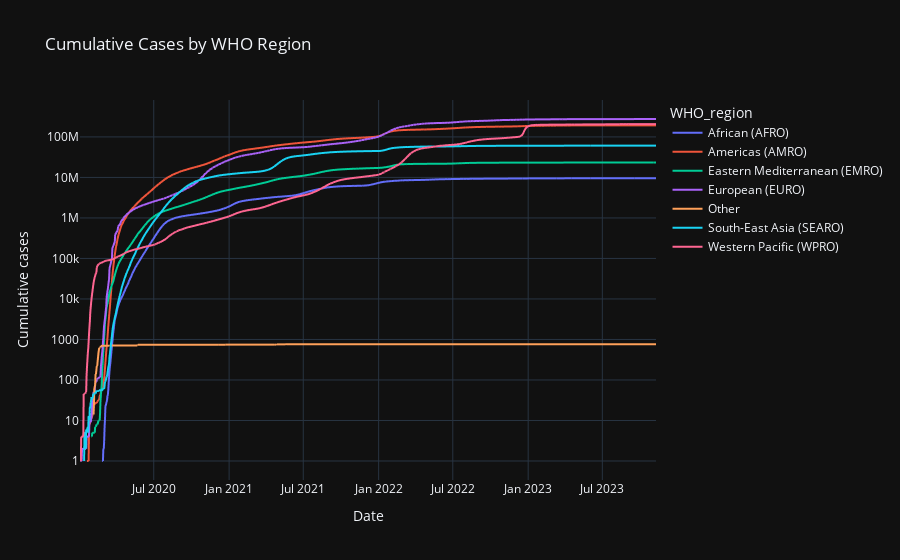
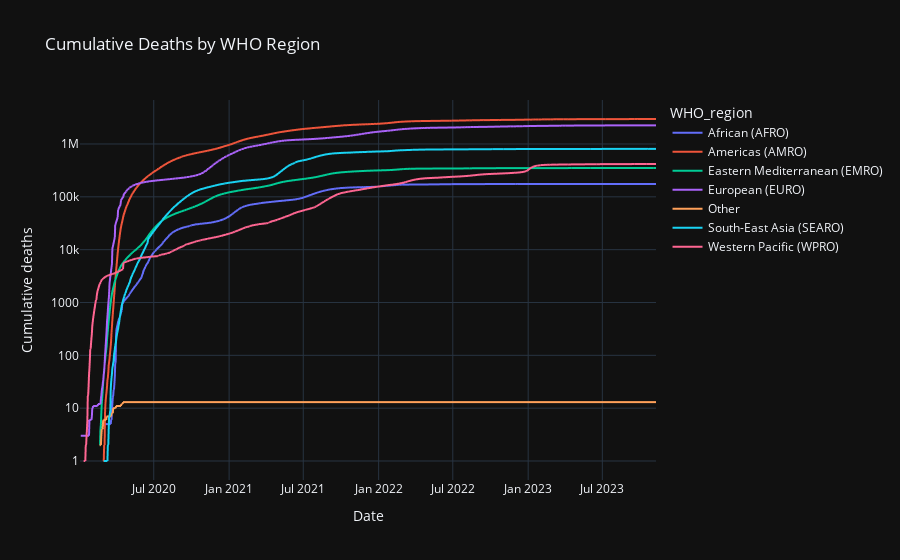

Notebook cell for these charts, in order:
### Code cell
# Group data by 'Date_reported' and 'WHO_region' and sum the 'New_cases' and 'New_deaths' columns for each date
global_cases_by_date_region = covid_global_data.groupby(['Date_reported', 'WHO_region'])[['Cumulative_cases', 'Cumulative_deaths']].sum().reset_index()

fig = px.line(
        data_frame=global_cases_by_date_region,
        y='Cumulative_cases',
        log_y=True,
        x='Date_reported',
        color='WHO_region',
        labels={'Cumulative_cases': 'Cumulative cases', 'Date_reported': 'Date'},
        title='Cumulative Cases by WHO Region',
        template='plotly_dark'
    )
labeling_who_regions()
fig.show()

fig = px.line(
        data_frame=global_cases_by_date_region,
        y='Cumulative_deaths',
        log_y=True,
        x='Date_reported',
        color='WHO_region',
        labels={'Cumulative_deaths': 'Cumulative deaths', 'Date_reported': 'Date'},
        title='Cumulative Deaths by WHO Region',
        template='plotly_dark'
    )
labeling_who_regions()
fig.show()

### Figure 1 — Plotly figure (JSON) as saved in the notebook; plotly's stock layout.template omitted (floating-point values rounded to 4 significant figures; data arrays with more than 128 entries replaced by an {"elided": "..."} marker saying what was removed)
{"data": [{"hovertemplate": "WHO_region=AFRO<br>Date=%{x}<br>Cumulative cases=%{y}<extra></extra>", "legendgroup": "AFRO", "line": {"color": "#636efa", "dash": "solid"}, "marker": {"symbol": "circle"}, "mode": "lines", "name": "African (AFRO)", "showlegend": true, "type": "scattergl", "x": {"elided": "1407 str values"}, "xaxis": "x", "y": {"elided": "1407 int values"}, "yaxis": "y"}, {"hovertemplate": "WHO_region=AMRO<br>Date=%{x}<br>Cumulative cases=%{y}<extra></extra>", "legendgroup": "AMRO", "line": {"color": "#EF553B", "dash": "solid"}, "marker": {"symbol": "circle"}, "mode": "lines", "name": "Americas (AMRO)", "showlegend": true, "type": "scattergl", "x": {"elided": "1407 str values"}, "xaxis": "x", "y": {"elided": "1407 int values"}, "yaxis": "y"}, {"hovertemplate": "WHO_region=EMRO<br>Date=%{x}<br>Cumulative cases=%{y}<extra></extra>", "legendgroup": "EMRO", "line": {"color": "#00cc96", "dash": "solid"}, "marker": {"symbol": "circle"}, "mode": "lines", "name": "Eastern Mediterranean (EMRO)", "showlegend": true, "type": "scattergl", "x": {"elided": "1407 str values"}, "xaxis": "x", "y": {"elided": "1407 int values"}, "yaxis": "y"}, {"hovertemplate": "WHO_region=EURO<br>Date=%{x}<br>Cumulative cases=%{y}<extra></extra>", "legendgroup": "EURO", "line": {"color": "#ab63fa", "dash": "solid"}, "marker": {"symbol": "circle"}, "mode": "lines", "name": "European (EURO)", "showlegend": true, "type": "scattergl", "x": {"elided": "1407 str values"}, "xaxis": "x", "y": {"elided": "1407 int values"}, "yaxis": "y"}, {"hovertemplate": "WHO_region=Other<br>Date=%{x}<br>Cumulative cases=%{y}<extra></extra>", "legendgroup": "Other", "line": {"color": "#FFA15A", "dash": "solid"}, "marker": {"symbol": "circle"}, "mode": "lines", "name": "Other", "showlegend": true, "type": "scattergl", "x": {"elided": "1407 str values"}, "xaxis": "x", "y": {"elided": "1407 int values"}, "yaxis": "y"}, {"hovertemplate": "WHO_region=SEARO<br>Date=%{x}<br>Cumulative cases=%{y}<extra></extra>", "legendgroup": "SEARO", "line": {"color": "#19d3f3", "dash": "solid"}, "marker": {"symbol": "circle"}, "mode": "lines", "name": "South-East Asia (SEARO)", "showlegend": true, "type": "scattergl", "x": {"elided": "1407 str values"}, "xaxis": "x", "y": {"elided": "1407 int values"}, "yaxis": "y"}, {"hovertemplate": "WHO_region=WPRO<br>Date=%{x}<br>Cumulative cases=%{y}<extra></extra>", "legendgroup": "WPRO", "line": {"color": "#FF6692", "dash": "solid"}, "marker": {"symbol": "circle"}, "mode": "lines", "name": "Western Pacific (WPRO)", "showlegend": true, "type": "scattergl", "x": {"elided": "1407 str values"}, "xaxis": "x", "y": {"elided": "1407 int values"}, "yaxis": "y"}], "layout": {"legend": {"title": {"text": "WHO_region"}, "tracegroupgap": 0}, "title": {"text": "Cumulative Cases by WHO Region"}, "xaxis": {"anchor": "y", "domain": [0, 1], "title": {"text": "Date"}}, "yaxis": {"anchor": "x", "domain": [0, 1], "title": {"text": "Cumulative cases"}, "type": "log"}}}

### Figure 2 — Plotly figure (JSON) as saved in the notebook; plotly's stock layout.template omitted (floating-point values rounded to 4 significant figures; data arrays with more than 128 entries replaced by an {"elided": "..."} marker saying what was removed)
{"data": [{"hovertemplate": "WHO_region=AFRO<br>Date=%{x}<br>Cumulative deaths=%{y}<extra></extra>", "legendgroup": "AFRO", "line": {"color": "#636efa", "dash": "solid"}, "marker": {"symbol": "circle"}, "mode": "lines", "name": "African (AFRO)", "showlegend": true, "type": "scattergl", "x": {"elided": "1407 str values"}, "xaxis": "x", "y": {"elided": "1407 int values"}, "yaxis": "y"}, {"hovertemplate": "WHO_region=AMRO<br>Date=%{x}<br>Cumulative deaths=%{y}<extra></extra>", "legendgroup": "AMRO", "line": {"color": "#EF553B", "dash": "solid"}, "marker": {"symbol": "circle"}, "mode": "lines", "name": "Americas (AMRO)", "showlegend": true, "type": "scattergl", "x": {"elided": "1407 str values"}, "xaxis": "x", "y": {"elided": "1407 int values"}, "yaxis": "y"}, {"hovertemplate": "WHO_region=EMRO<br>Date=%{x}<br>Cumulative deaths=%{y}<extra></extra>", "legendgroup": "EMRO", "line": {"color": "#00cc96", "dash": "solid"}, "marker": {"symbol": "circle"}, "mode": "lines", "name": "Eastern Mediterranean (EMRO)", "showlegend": true, "type": "scattergl", "x": {"elided": "1407 str values"}, "xaxis": "x", "y": {"elided": "1407 int values"}, "yaxis": "y"}, {"hovertemplate": "WHO_region=EURO<br>Date=%{x}<br>Cumulative deaths=%{y}<extra></extra>", "legendgroup": "EURO", "line": {"color": "#ab63fa", "dash": "solid"}, "marker": {"symbol": "circle"}, "mode": "lines", "name": "European (EURO)", "showlegend": true, "type": "scattergl", "x": {"elided": "1407 str values"}, "xaxis": "x", "y": {"elided": "1407 int values"}, "yaxis": "y"}, {"hovertemplate": "WHO_region=Other<br>Date=%{x}<br>Cumulative deaths=%{y}<extra></extra>", "legendgroup": "Other", "line": {"color": "#FFA15A", "dash": "solid"}, "marker": {"symbol": "circle"}, "mode": "lines", "name": "Other", "showlegend": true, "type": "scattergl", "x": {"elided": "1407 str values"}, "xaxis": "x", "y": {"elided": "1407 int values"}, "yaxis": "y"}, {"hovertemplate": "WHO_region=SEARO<br>Date=%{x}<br>Cumulative deaths=%{y}<extra></extra>", "legendgroup": "SEARO", "line": {"color": "#19d3f3", "dash": "solid"}, "marker": {"symbol": "circle"}, "mode": "lines", "name": "South-East Asia (SEARO)", "showlegend": true, "type": "scattergl", "x": {"elided": "1407 str values"}, "xaxis": "x", "y": {"elided": "1407 int values"}, "yaxis": "y"}, {"hovertemplate": "WHO_region=WPRO<br>Date=%{x}<br>Cumulative deaths=%{y}<extra></extra>", "legendgroup": "WPRO", "line": {"color": "#FF6692", "dash": "solid"}, "marker": {"symbol": "circle"}, "mode": "lines", "name": "Western Pacific (WPRO)", "showlegend": true, "type": "scattergl", "x": {"elided": "1407 str values"}, "xaxis": "x", "y": {"elided": "1407 int values"}, "yaxis": "y"}], "layout": {"legend": {"title": {"text": "WHO_region"}, "tracegroupgap": 0}, "title": {"text": "Cumulative Deaths by WHO Region"}, "xaxis": {"anchor": "y", "domain": [0, 1], "title": {"text": "Date"}}, "yaxis": {"anchor": "x", "domain": [0, 1], "title": {"text": "Cumulative deaths"}, "type": "log"}}}
